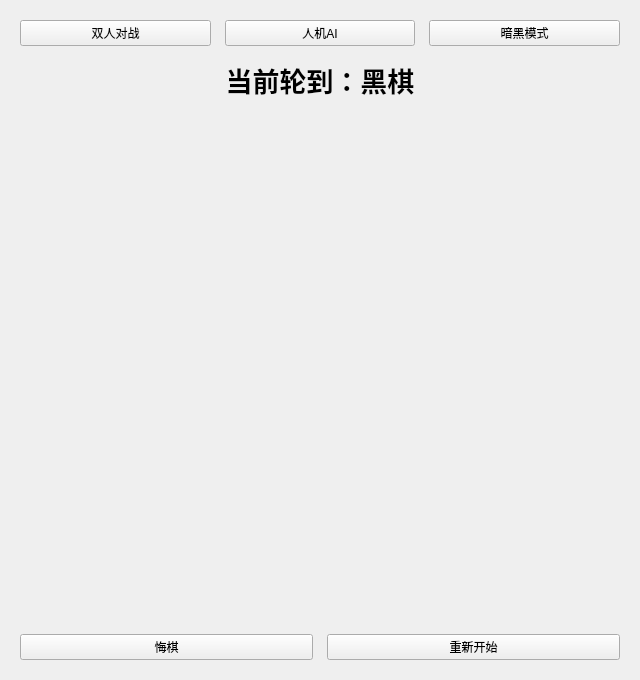
<?xml version="1.0" encoding="UTF-8"?>
<ui version="4.0">
 <class>Widget</class>
 <widget class="QWidget" name="Widget">
  <property name="geometry">
   <rect>
    <x>0</x>
    <y>0</y>
    <width>640</width>
    <height>680</height>
   </rect>
  </property>
  <property name="windowTitle">
   <string>高端五子棋大师</string>
  </property>
  <layout class="QVBoxLayout" name="verticalLayout">
   <property name="spacing">
    <number>14</number>
   </property>
   <property name="leftMargin">
    <number>20</number>
   </property>
   <property name="topMargin">
    <number>20</number>
   </property>
   <property name="rightMargin">
    <number>20</number>
   </property>
   <property name="bottomMargin">
    <number>20</number>
   </property>
   <item>
    <layout class="QHBoxLayout" name="topLayout">
     <item>
      <widget class="QPushButton" name="btnPvp">
       <property name="text"><string>双人对战</string></property>
      </widget>
     </item>
     <item>
      <widget class="QPushButton" name="btnPve">
       <property name="text"><string>人机AI</string></property>
      </widget>
     </item>
     <item>
      <widget class="QPushButton" name="darkBtn">
       <property name="checkable">
        <bool>true</bool>
       </property>
       <property name="text"><string>暗黑模式</string></property>
      </widget>
     </item>
    </layout>
   </item>
   <item>
    <widget class="QLabel" name="statusLabel">
     <property name="font">
      <font><pointsize>20</pointsize><weight>75</weight><bold>true</bold></font>
     </property>
     <property name="text"><string>当前轮到：黑棋</string></property>
     <property name="alignment"><set>Qt::AlignCenter</set></property>
    </widget>
   </item>
   <item>
    <widget class="ChessBoard" name="boardWidget">
     <property name="sizePolicy">
      <sizepolicy hsizetype="Expanding" vsizetype="Expanding"><horstretch>0</horstretch><verstretch>0</verstretch></sizepolicy>
     </property>
     <property name="minimumSize"><size><width>480</width><height>480</height></size></property>
    </widget>
   </item>
   <item>
    <layout class="QHBoxLayout" name="bottomLayout">
     <item>
      <widget class="QPushButton" name="undoBtn">
       <property name="text"><string>悔棋</string></property>
      </widget>
     </item>
     <item>
      <widget class="QPushButton" name="restartBtn">
       <property name="text"><string>重新开始</string></property>
      </widget>
     </item>
    </layout>
   </item>
  </layout>
 </widget>
 <customwidgets>
 <customwidget>
  <class>ChessBoard</class>
  <extends>QWidget</extends>
  <header>chessboard.h</header>
 </customwidget>
 </customwidgets>
 <resources/>
 <connections/>
</ui>
